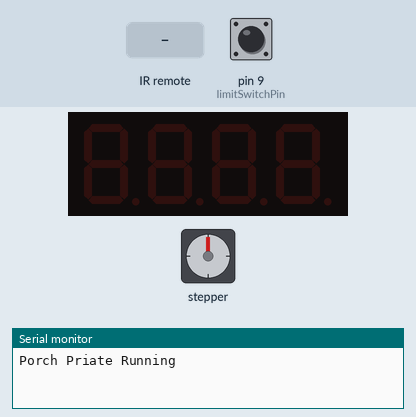
A sketch run on a simulated Arduino Uno, built with avr-gcc and run on an emulated ATmega328P. Parts: stepper motor, 4-digit seven-segment display, the last lines printed to the serial monitor. Wiring (inferred from the names in the program): stepper motor driver (200 steps per turn assumed): step pin 2; direction pin 5; 4-digit 7-segment display, segments lit when HIGH: segments pin 7, A2, pin 11, pin 3, pin 4, A3, pin 10; digit selects pin 12, A0, A1, pin 13. Inputs (shaded band) come from the test bench; at power-on: pin 9 (limitSwitchPin) HIGH. The segment pins are drawn as the display they are named for.

Above: at 1.2 s.
1.3 s: infrared code 0x45 received
At 2.8 s:
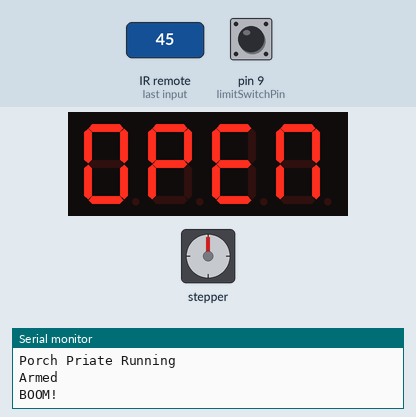
3.1 s: infrared code 0x47 received
At 4.2 s:
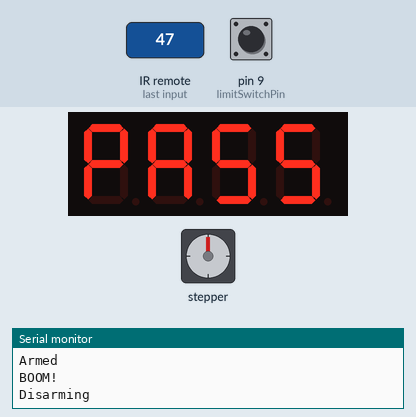
6.1 s: infrared code 0x45 received
At 7.6 s:
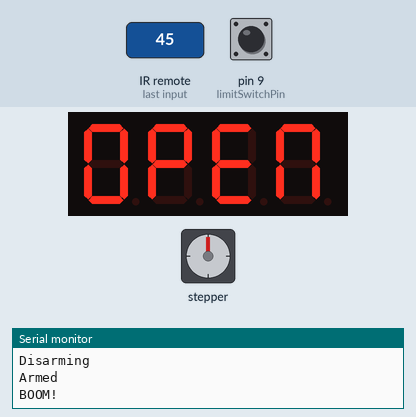
7.9 s: infrared code 0x47 received
At 10.3 s:
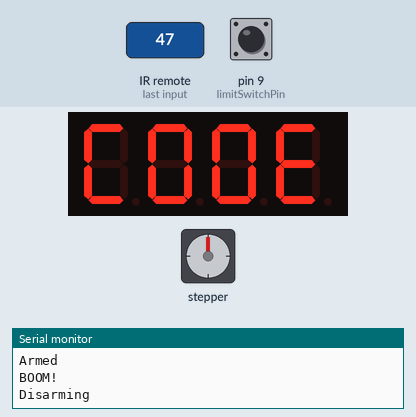
Timing chart, 0 to 11.8 s (numbered marks = the images above; inputs shaded):
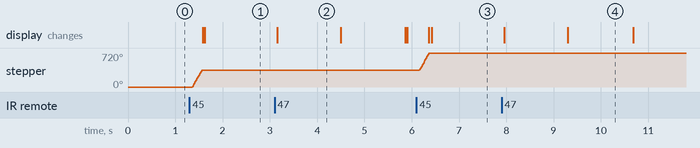

Measured:
- after the input at 1.3 s, stepper: turns 360° clockwise in 0.20 s, starting after 0.05 s; the display: first changes after 0.28 s (image 1 shows a later state)
- after the input at 3.1 s, the display: changes after 0.06 s (image 2)
- after the input at 6.1 s, stepper: turns 360° clockwise in 0.20 s, starting after 0.06 s; the display: first changes after 0.26 s (image 3 shows a later state)
- after the input at 7.9 s, the display: first changes after 0.06 s (image 4 shows a later state)
- what the display in image 2 shows lasts 1.3 s, from 3.2 s to 4.5 s

The sketch:

Porch_Pirate_Project.ino
```cpp
#include <IRremote.h>

// Limit Switch
const int limitSwitchPin = 9;

// IR-Remote
const byte IR_RECEIVE_PIN = 6;
IRrecv irrecv(IR_RECEIVE_PIN);
decode_results results;
int ir_ids[] = {22,12,24,94,8,28,90,66,82,74};

// 7-Segment
byte digitPins[] = {12,A0,A1,13}; //d1,d2,d3,d4
byte segmentPins[] = {7,A2,11,3,4,A3,10}; //abcdefg

// Stepper Motor
const int StepX = 2;
const int DirX = 5;

// 7-Segment Display initilization of displayable characters
String digit_ids = "0123456789SAFEPCODN- ";
int pickNumber[][7] = {
{ 1,1,1,1,1,1,0 }, // 0
{ 0,1,1,0,0,0,0 }, // 1
{ 1,1,0,1,1,0,1 }, // 2
{ 1,1,1,1,0,0,1 }, // 3
{ 0,1,1,0,0,1,1 }, // 4
{ 1,0,1,1,0,1,1 }, // 5
{ 1,0,1,1,1,1,1 }, // 6
{ 1,1,1,0,0,0,0 }, // 7
{ 1,1,1,1,1,1,1 }, // 8
{ 1,1,1,0,0,1,1 }, // 9
{ 1,0,1,1,0,1,1 }, // S
{ 1,1,1,0,1,1,1 }, // A
{ 1,0,0,0,1,1,1 }, // F
{ 1,0,0,1,1,1,1 }, // E
{ 1,1,0,0,1,1,1 }, // P
{ 1,0,0,1,1,1,0 }, // C
{ 1,1,1,1,1,1,0 }, // O
{ 1,1,1,1,1,1,0 }, // D
{ 1,1,1,0,1,1,0 }, // N
{ 0,0,0,0,0,0,1 }, // -
{ 0,0,0,0,0,0,0 } // Blank
};

// others
int ir_command;
String entered_code;
String passcode = "1234";
bool is_armed = false;
bool disarming = false;
String display_msg;

void setup(){
  Serial.begin(9600);  // start serial monitor to visualize data
  Serial.println("Porch Priate Running");   // print initial message
  // initilize stepper
  pinMode(StepX,OUTPUT);
  pinMode(DirX,OUTPUT);

  // inititaze Limit Switch
  pinMode(limitSwitchPin, INPUT_PULLUP);

  // initialize IR
  IrReceiver.begin(IR_RECEIVE_PIN); // start IR receiver library
  irrecv.enableIRIn();

  // initialize the digital pins as outputs.
  for (int i = 0; i < sizeof(segmentPins); i++){ //sets segment pinMode
      pinMode(segmentPins[i], OUTPUT);
    }
  for (int i = 0; i < sizeof(digitPins); i++) { //sets digit pinModes
    pinMode(digitPins[i], OUTPUT);
  }
}

void loop() {
  armed();
  disarm();
  check_IR();
  display(display_msg);
}

void check_IR(){
   if (IrReceiver.decode()) {// Perform an action only if a command is recieved from the IR remote
    ir_command = IrReceiver.decodedIRData.command;   // Decode IR remote button press signal data
    //Serial.println(ir_command); // Print decoded IR remote button press signal signal received

    switch(ir_command){ // Switch statement that exectures code in each case for desired button press

      case 69: Serial.println("Armed"); is_armed = true; display_msg = "    "; break;
      case 71: Serial.println("Disarming"); disarming = true; display_flashing_passcode(); break;
    } // End Switch case structur
    delay(50);
      // Resume waiting for the next IR remote button press
      IrReceiver.resume();
   }  // End IR receiver decode if statement after button pressed
}

void display(String msg) {
  if (msg != "") {
    for (int digit = 0; digit<=3; digit++) {
        for (int i = 0; i<=3; i++) { //Clear Dispaly
          digitalWrite(digitPins[i], HIGH);
        }
        int digit_id = digit_ids.indexOf(msg[digit]);
        for (int segment = 0; segment<=6; segment++) {
          digitalWrite(segmentPins[segment], pickNumber[digit_id][segment]);
        }
        digitalWrite(digitPins[digit], LOW);
        delay(1);
    }
  }
}

void armed(){
  int switchState = digitalRead(limitSwitchPin);
  if ((switchState == HIGH) && (is_armed == true)) {
    Serial.println("BOOM!");
    digitalWrite(DirX, HIGH);
    for(int x = 0; x<200; x++) { // loop for 200 steps
      digitalWrite(StepX,HIGH);
      delayMicroseconds(500);
      digitalWrite(StepX,LOW);
      delayMicroseconds(500);
     }
  is_armed = false;
  display_msg = "OPEN";
  }
}

void disarm(){
  if ((disarming == true) && (entered_code.length() == 4)) { //Checks if entered passcode is correct
    disarming = false;
    if (entered_code == passcode) {
      is_armed = false;
      display_msg = "SAFE";
    }
    entered_code = "";
  }
  if ((disarming == true) && (IrReceiver.decode())) { // when decoding take button presses as passcode inputs
    ir_command = IrReceiver.decodedIRData.command;
    for (int num = 0; num <=9; num++) {
      if (ir_command == ir_ids[num]) {
        entered_code = entered_code + num;
        break;
      }
    }
    Serial.println(entered_code);
    display_msg = entered_code;
  }
}

void display_flashing_passcode() {
  for (int mil_second = 0; mil_second <=250; mil_second++) { //Display "PASS" for 1 second
        display("PASS");
        delay(1);
      }
      for (int mil_second = 0; mil_second <=250; mil_second++) { //Display "CODE" for 1 second
          display("CODE");
          delay(1);
        }
  display_msg = "----";
}
```
